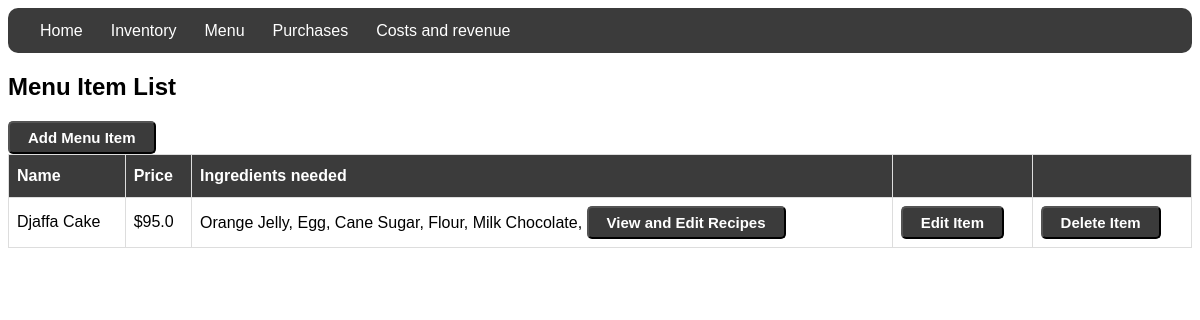
/menuitem/list (signed in), run on the app's committed database.
### inventory/models.py (models this page shows, shortened)
class MenuItem(models.Model):
    name = models.CharField(max_length=30)
    price = models.FloatField(default=0)

class RecipeRequirement(models.Model):
    menu_item = models.ForeignKey(MenuItem, on_delete=models.CASCADE)
    ingredient = models.ForeignKey(Ingredient, on_delete=models.CASCADE)
    ingredient_quantity = models.IntegerField(default=0)

class Ingredient(models.Model):
    name = models.CharField(max_length=30)
    quantity = models.FloatField(default=0)
    unit = models.CharField(max_length=30)
    unit_price = models.FloatField(default=0)
    total_price = models.IntegerField(default=0)

### inventory/views.py (the view)
# urls.py: path('menuitem/list', views.MenuItemList.as_view(), name="menuitemlist"),
class MenuItemList(LoginRequiredMixin, ListView):
   model = MenuItem
   def get_context_data(self, **kwargs):
      context = super().get_context_data(**kwargs)
      context["reciperequirement_list"] = RecipeRequirement.objects.all()
      return context

### inventory/templates/inventory/menuitem_list.html
{% extends './base.html' %}
{% block content %}
<h2>Menu Item List</h2>
<a href="{% url 'menuitemcreate' %}"><button class="btn">Add Menu Item</button></a>
<table id="menu_items">
  <tr>
    <th>Name</th>
    <th>Price</th>
    <th>Ingredients needed</th>
    <th> </th>
    <th> </th>
  </tr>
  {% for menu_item in menuitem_list %}
  <tr>
  <tr>
      <td>{{ menu_item.name|title }}</td>
      <td>${{ menu_item.price }}</td>
      <td>
      {% for reciperequirement in reciperequirement_list %}
      {% if reciperequirement.menu_item.name == menu_item.name %}
      {{ reciperequirement.ingredient.name|title }},
      {% endif %}
      {% endfor %}
      <a href="{% url 'reciperequirementlist' %}"><button class="btn">View and Edit Recipes</button></a>
      </td>
      <td><a href="{% url 'menuitemupdate' menu_item.id %}"><button class="btn">Edit Item</button></a></td>
      <td><a href="{% url 'menuitemdelete' menu_item.id %}"><button class="btn">Delete Item</button></a></td>
  </tr>
  {% endfor %}
</table>
{% endblock %}

### inventory/templates/inventory/base.html (style rules this page uses)
body { font-family: Arial, Helvetica, sans-serif; }
table { border-collapse: collapse; width: 100%; }
td, th { border: 1px solid #ddd; padding: 8px; }
tr:nth-child(even) { background-color: #f2f2f2; }
th { padding-top: 12px; padding-bottom: 12px; text-align: left; background-color: #3B3B3B;; color: white; }
.btn { background-color:#3B3B3B; border-radius:5px; display:inline-block; cursor:pointer; color:#ffffff; font-size:15px; font-weight:bold; padding:6px 18px; text-decoration:none; }

### data on the page
MenuItem: name "Djaffa Cake", price "95.0"
RecipeRequirement: ingredient.name "Orange Jelly"
RecipeRequirement: ingredient.name "Egg"
RecipeRequirement: ingredient.name "Cane Sugar"
RecipeRequirement: ingredient.name "Flour"
RecipeRequirement: ingredient.name "Milk Chocolate"
